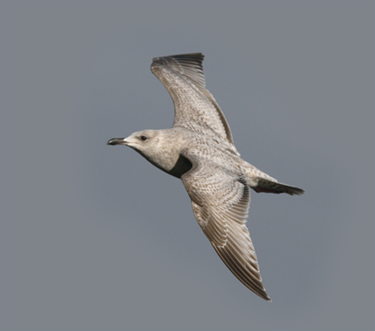
%> input picture CV_C1/data/bird.bmp, 375 x 331 px
$ octave Fig_3.m   (GNU Octave 9; MATLAB toolbox functions it lacks are replaced by stand-ins)
%> lines starting %> are read from the running program, lines starting %| are printed output that depends on the picture
### CV_C1/hybridImg.m
function nImg = hybridImg(img_1,img_2,sigma_1,sigma_2)
    %===================== Algorithm begins ==================%
    %===================== Auther: Zhikun Zhu ================%
    %===================== Date: 10/11/2017 ==================%
    % Function: Filtered two input images with two LPF. Support different
    % size of two input images. Hybrid the first image's low frequency
    % conponents with second image's high frequency conponents. Pad zeros
    % to the small size image if two images have different size.

    % Note: It is suggested that the two input images have the same size
    % and same colour type. If not, the algorithm will pad zeros to the
    % small size image.

    [row_1,col_1,v_1] = size(img_1);
    [row_2,col_2,v_2] = size(img_2);
    % Verify if two image are both colour or mono, change both to gray if not.
    if v_1 ~= v_2
        img_1 = rgb2gray(img_1);
        img_2 = rgb2gray(img_2);
    end
    % Verify if two image have same length of row, pad it if not.
    if row_1 ~= row_2
        num = abs(row_1-row_2);
        if row_1 > row_2
            % Pad zeros before the first row and after the last row. The
            % paded size in this two areas are equal if 'num' is even. Pad
            % one more row to the bottom area if 'num' is odd.
            img_2 = padarray(img_2,[fix(num/2) 0],'pre');
            img_2 = padarray(img_2,[(fix(num/2)+mod(num,2)) 0],'post');
        else
            img_1 = padarray(img_1,[fix(num/2) 0],'pre');
            img_1 = padarray(img_1,[(fix(num/2)+mod(num,2)) 0],'post');
        end
    end
    % Verify if two image have same length of column, pad it if not.
    if col_1 ~= col_2
        num = abs(col_1-col_2);
        if col_1 > col_2
            img_2 = padarray(img_2,[0 fix(num/2)],'pre');
            img_2 = padarray(img_2,[0 (fix(num/2)+mod(num,2))],'post');
        else
            img_1 = padarray(img_1,[0 fix(num/2)],'pre');
            img_1 = padarray(img_1,[0 (fix(num/2)+mod(num,2))],'post');
        end
    end
    % Generate template and do template convolution and bybrid.
    tep_1 = gaussianKernel(sigma_1);
    tep_2 = gaussianKernel(sigma_2);
    img_1l = tempConv(img_1,tep_1);
    img_2l = tempConv(img_2,tep_2);
    img_2h = im2double(img_2) - img_2l;
    nImg = img_1l + img_2h;
end

### CV_C1/gaussianKernel.m
function G = gaussianKernel(sigma,row,col)
    %================== Auther: Zhikun Zhu ===================%
    %================== Date: 14/Nov/2017 ====================%
    %================== E-mail: zz1u17@soton.ac.uk ===========%
    % Function: Generate Gaussian Kernels with random odd size.
    % Example:
    % 	G = gKernelNew(3,3,5)
    %   G is a 3-by-5 Gaussian Kernel with sigma = 3;
    %   G = gKernelNew(2,3)
    %   G is a 3-by-3 Gaussian Kernel with sigma = 2;
    %   G = gKernelNew(1)
    %   G is a 9-by-9 Gaussian Kernel with sigma = 1;


    % Use 'nargin' to support different number of input.
    switch nargin
        % Full input, do nothing.
        case 3
        % Two input, square template row*row with variance = sigma.
        case 2
            col = row;
        % One input, template size = s*s.
        case 1
            s = fix(8*sigma + 1);
            % Adjust s to be a odd number.
            if mod(s,2) == 0
                s = s + 1;
            end
            row = s;
            col = s;
        otherwise
            % For zero input, set output = 0.
            row = 1;
            col = 1;
    end
    wHalf = (row-1)/2;
    hHalf = (col-1)/2;
    G = zeros(row,col);
    % Calculate the denominator.
    denominator_1 = 2*pi*sigma^2;
    denominator_2 = 2*sigma^2;
    % Calculate the value of Gaussian template for each point.
    for x = -wHalf:wHalf
        for y = -hHalf:hHalf
            G((x+wHalf+1),(y+hHalf+1)) = 1/denominator_1*exp(-(x^2+y^2)/(denominator_2));
        end
    end
    % Normalize the template.
    G = 1/sum(G(:)).*G;

end

### CV_C1/tempConv.m
function nImg = tempConv(image,te)
    %===================== Algorithm begins ==================%
    %===================== Auther: Zhikun Zhu ================%
    %===================== Date: 10/11/2017 ==================%
    % Function: Calculate the template convolution of input image.
    % Support both gray and colour images.
    % Note: The number of the rows and columns of the template must equals
    % zero.

    % Change data type for the convenience of following calculations.
    img = im2double(image);
    % State the size of new image(Same with old image).
    nImg = zeros(size(img));
    % Get template size.
    [teRow,teCol] = size(te);
    teRhalf = (teRow-1)/2;
    teChalf = (teCol-1)/2;
    % Get size after expand.
    [imRow,imCol,n] = size(img);


    %Calculate templete convolution for RGB, respectively. If the input image
    %is mono, then n = 1.
    for i = 1:n
        % Pad image to suit convolution size.
        imPad = padarray(img(:,:,i),[teRhalf teChalf],'both');
        for x = (teChalf+1):(imCol+teChalf)
            for y = (teRhalf+1):(imRow+teRhalf)
                % Get the spectific area of image to convolve with template
                part = imPad((y-teRhalf):(y+teRhalf),(x-teChalf):(x+teChalf));
                % Matrixes dot product.
                temp = te.*part;
                % Sum all elements in temp to get new pixel's value.
                nPixel = sum(temp(:));
                % Save the new pixel in new image.
                nImg((y-teRhalf),(x-teChalf),i) = nPixel;

            end
        end
    end
end

### CV_C1/Fig_3.m

% Auther: Zhikun Zhu; Date: 15/Nov/2017.
% Function: Hybrid four pair of images. Generate Fig.3 in the report.
clear
img1 = imread('data/bird.bmp');
%> img1 is the input picture: size 331x375x3 uint8; mean R, G, B 127.7, 131.3, 136.8
img2 = imread('data/plane.bmp');
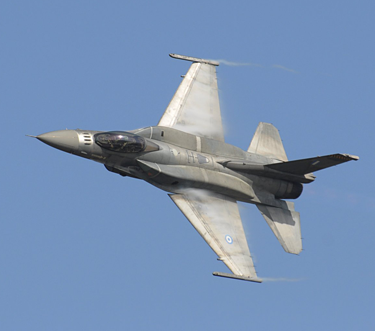
%> input picture CV_C1/data/plane.bmp, 375 x 331 px
%> img2 is the input picture: size 331x375x3 uint8; mean R, G, B 119.8, 145, 180.2
% Hybrid images with sigma_1=3 and sigma_2=3, respectively.
hybrid = hybridImg(img1,img2,3,3);
%> the loop in tempConv, `for i = 1:n` made 3 passes
%> pass 1, in tempConv, `imPad = padarray(img(:,:,i),[teRhalf teChalf],'both');`:
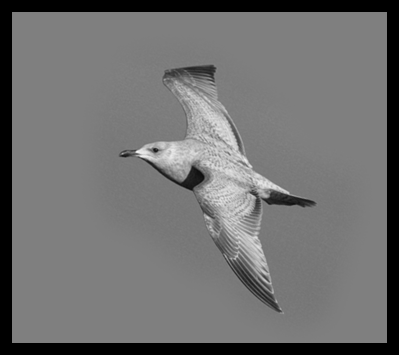
%> imPad: size 355x399 double; min 0, max 0.973, mean 0.439
%> pass 3, in tempConv, `imPad = padarray(img(:,:,i),[teRhalf teChalf],'both');`:
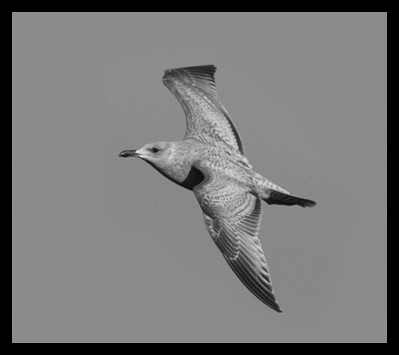
%> imPad: size 355x399 double; min 0, max 0.91, mean 0.47
%> after the loop in tempConv, `for i = 1:n`:
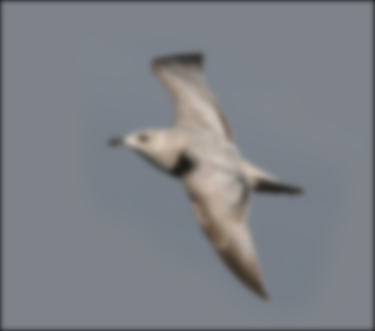
%> nImg: size 331x375x3 double; mean R, G, B 0.494, 0.508, 0.529
%> (the run ends here)
